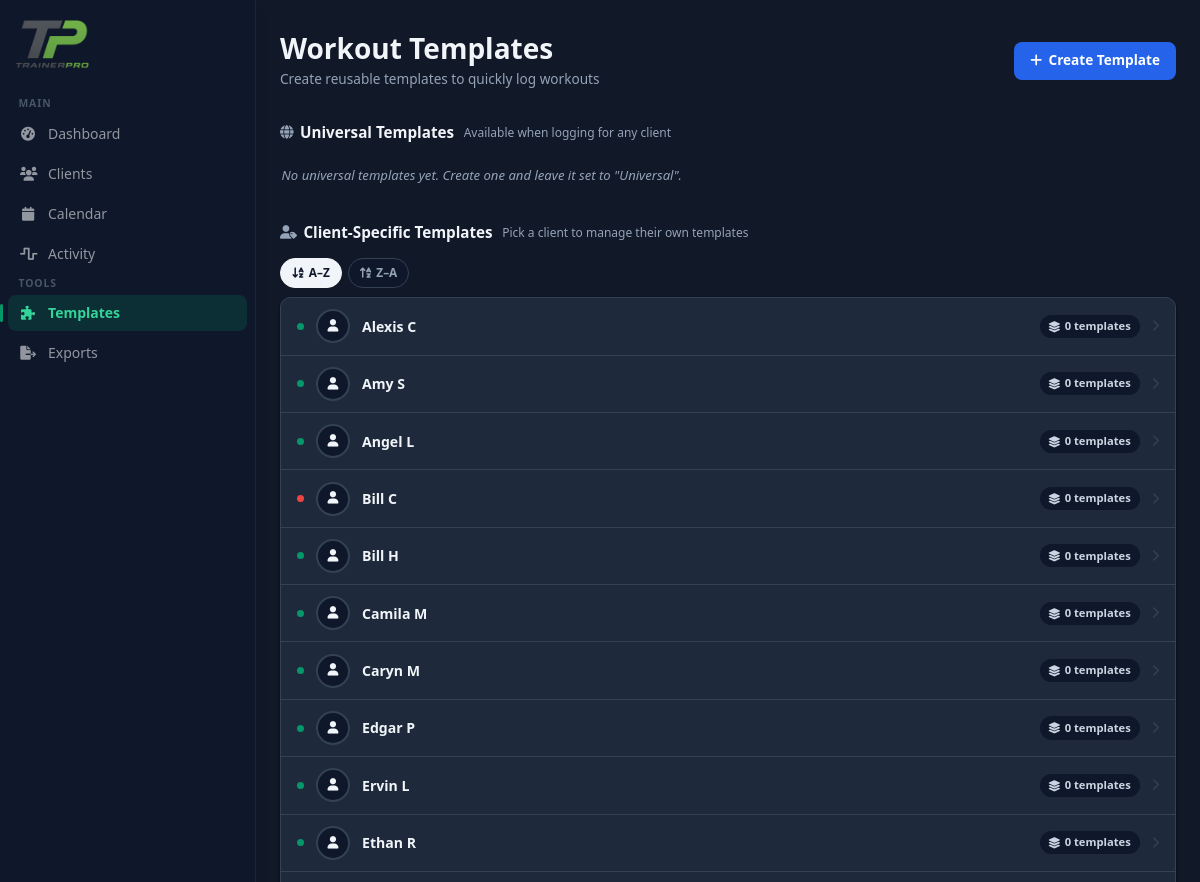
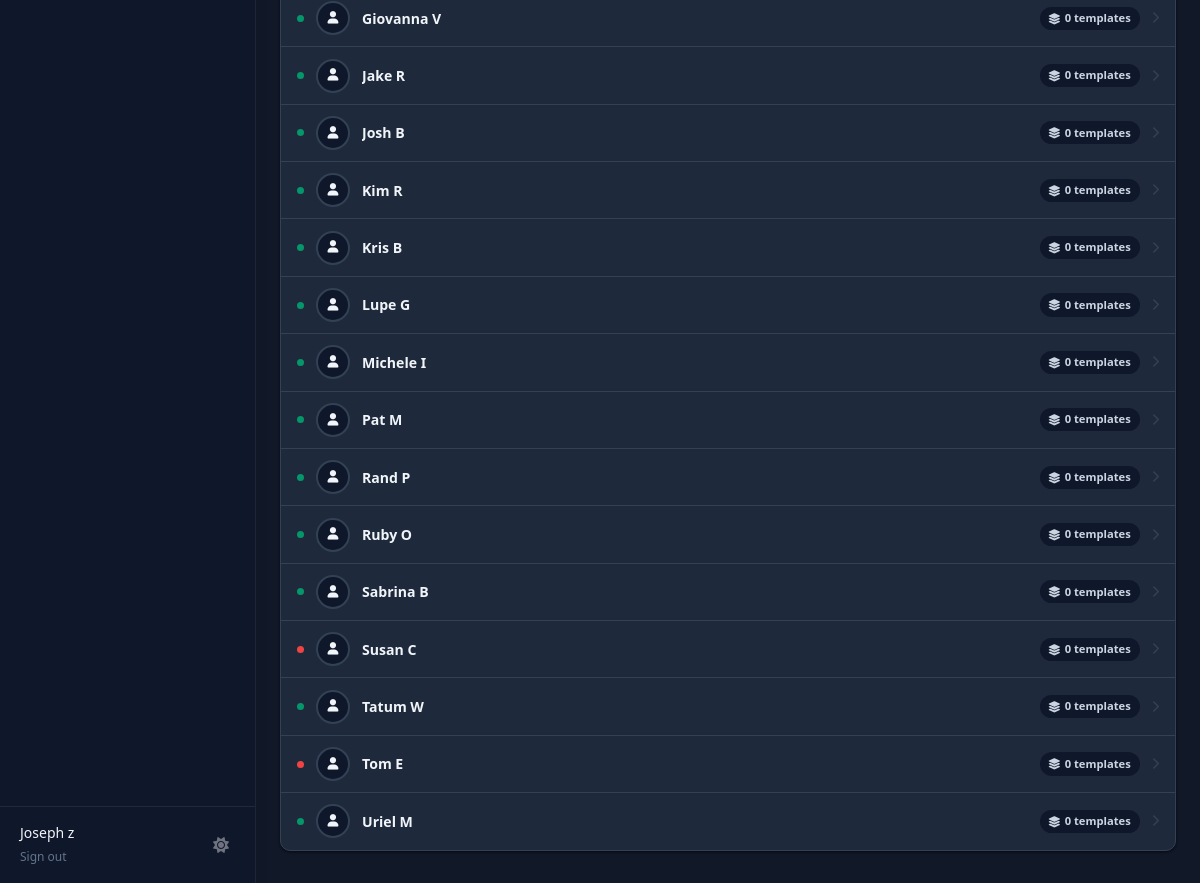
/templates (signed in), run on an earlier commit of the app's database (2 pictures, top to bottom).
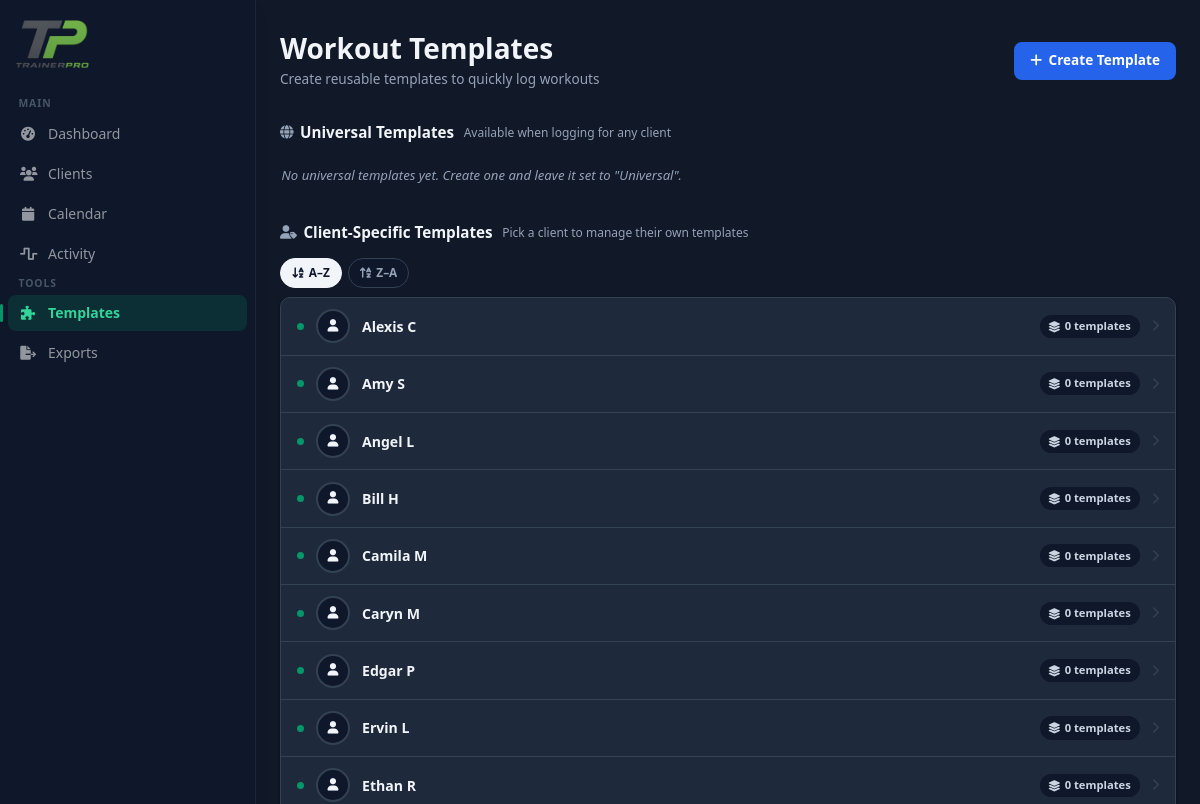
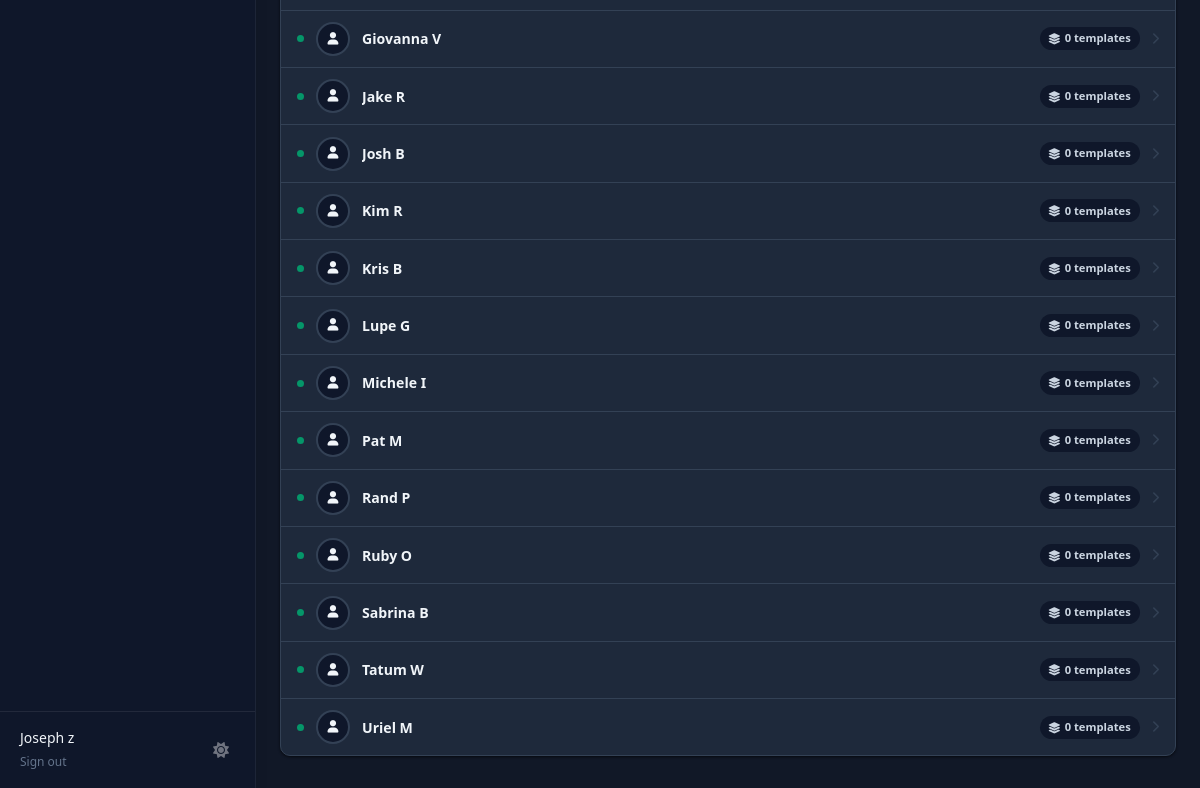
And on a later commit of the database (2 pictures, top to bottom).
### tables this page shows
CREATE TABLE clients (
            id TEXT PRIMARY KEY,
            trainer_id TEXT NOT NULL,
            name TEXT NOT NULL,
            email TEXT,
            phone TEXT,
            age INTEGER,
            gender TEXT,
            weight REAL,
            height REAL,
            status TEXT DEFAULT 'active',
            notes TEXT,
            photo_url TEXT,
            created_at TIMESTAMP DEFAULT CURRENT_TIMESTAMP,
            FOREIGN KEY (trainer_id) REFERENCES users (id)
        );

### app.py (the view)
@app.route('/templates')
@login_required
def workout_templates():
    conn = get_db()
    universal_templates = conn.execute('''
        SELECT id, name, created_at, workout_type,
               (SELECT COUNT(*) FROM template_exercises WHERE template_id = workout_templates.id) as exercise_count
        FROM workout_templates
        WHERE trainer_id = ? AND client_id IS NULL
        ORDER BY created_at DESC
    ''', (session['user_id'],)).fetchall()
    clients = conn.execute('''
        SELECT c.id, c.name, c.status, c.photo_url,
               (SELECT COUNT(*) FROM workout_templates wt
                WHERE wt.client_id = c.id AND wt.trainer_id = ?) as template_count
        FROM clients c
        WHERE c.trainer_id = ?
        ORDER BY c.name COLLATE NOCASE
    ''', (session['user_id'], session['user_id'])).fetchall()
    conn.close()
    return render_template('dashboard/workout_templates.html',
                           universal_templates=universal_templates,
                           clients=clients)

### auth_utils.py (called while the page is built)
def login_required(f):
    @wraps(f)
    def decorated_function(*args, **kwargs):
        if 'user_id' not in session:
            return redirect(url_for('login'))
        return f(*args, **kwargs)
    return decorated_function

### db.py (called while the page is built)
def get_db():
    conn = sqlite3.connect(DB_PATH)
    conn.row_factory = sqlite3.Row
    return conn

### templates/dashboard/workout_templates.html (shortened to what this page needs)
{% extends "base.html" %}
{% block content %}
<div class="page-wrap">
  <div class="page-header">
    <div>
      <div class="page-title">Workout Templates</div>
      <div class="page-subtitle">Create reusable templates to quickly log workouts</div>
    </div>
    <button onclick="openCreateTemplateModal()" class="btn btn-primary">
      <i class="fas fa-plus"></i> Create Template
    </button>
  </div>
  <div class="section-heading">
    <span class="section-heading-title"><i class="fas fa-globe"></i> Universal Templates</span>
    <span class="section-heading-sub">Available when logging for any client</span>
  </div>
  {% if universal_templates %}
  <div class="templates-grid">
    {% for template in universal_templates %}
    <div class="template-card">
      <div class="template-accent {{ 'cardio' if template.workout_type == 'cardio' else '' }}"></div>
      <div class="template-body">
        <div class="template-card-header">
          <div class="template-name">
            {{ template.name }}
            {% if template.workout_type == 'cardio' %}<span class="template-type-badge cardio">Cardio</span>{% endif %}
          </div>
          <div class="template-action-btns">
            <button class="tmpl-icon-btn edit" onclick="editTemplate('{{ template.id }}')" title="Edit">
              <i class="fas fa-pen"></i>
            </button>
            <button class="tmpl-icon-btn delete" onclick="deleteTemplate('{{ template.id }}')" title="Delete">
              <i class="fas fa-trash"></i>
            </button>
          </div>
        </div>
        <div class="template-meta">{{ template.exercise_count }} exercise{{ 's' if template.exercise_count != 1 else '' }}</div>
        <button onclick="viewTemplate('{{ template.id }}')" class="view-btn">
          <i class="fas fa-eye"></i> View Details
        </button>
      </div>
    </div>
    {% endfor %}
  </div>
  {% else %}
  <div class="section-empty">No universal templates yet. Create one and leave it set to "Universal".</div>
  {% endif %}
  <div class="section-heading" style="margin-top:2rem;">
    <span class="section-heading-title"><i class="fas fa-user-tag"></i> Client-Specific Templates</span>
    <span class="section-heading-sub">Pick a client to manage their own templates</span>
  </div>
  {% if clients %}
  <div class="client-list-header">
    <div class="sort-toggle" id="clientSortToggle">
      <button type="button" class="sort-toggle-btn active" data-sort="az" onclick="setClientSort('az')">
        <i class="fas fa-sort-alpha-down"></i> A–Z
      </button>
      <button type="button" class="sort-toggle-btn" data-sort="za" onclick="setClientSort('za')">
        <i class="fas fa-sort-alpha-up"></i> Z–A
      </button>
    </div>
  </div>
  <div class="client-list" id="clientList">
    {% for client in clients %}
    <div class="client-row" data-name="{{ client.name|lower }}"
         onclick="window.location.href='{{ url_for('specific_workout_templates', client_id=client.id) }}'">
      <span class="row-status-dot
        {% if client.status == 'active' %}accent-active
        {% elif client.status == 'potential' %}accent-potential
        {% else %}accent-cancelled{% endif %}"></span>
      {% if client.photo_url %}
        <img src="{{ url_for('static', filename=client.photo_url) }}" alt="{{ client.name }}" class="client-avatar">
      {% else %}
        <div class="client-avatar-ph"><i class="fas fa-user"></i></div>
      {% endif %}
      <span class="row-name">{{ client.name }}</span>
      <span class="tmpl-count-badge">
        <i class="fas fa-layer-group"></i>
        {{ client.template_count }} template{{ 's' if client.template_count != 1 else '' }}
      </span>
      <i class="fas fa-chevron-right row-chevron"></i>
    </div>
    {% endfor %}
  </div>
  {% else %}
  <div class="section-empty">No clients yet. Add a client to create templates just for them.</div>
  {% endif %}
</div>
{% endblock %}

### templates/base.html (shortened to what this page needs)
<!DOCTYPE html>
<html lang="en">
<head>
    <script src="https://cdn.tailwindcss.com"></script>
    <link rel="stylesheet" href="https://cdnjs.cloudflare.com/ajax/libs/font-awesome/6.0.0/css/all.min.css">
</head>
<body class="bg-gray-50 dark:bg-gray-900">
    {% if session.user_id %}
    <div class="hidden lg:fixed lg:inset-y-0 lg:flex lg:w-64 lg:flex-col">
        <div class="sidebar-inner flex min-h-0 flex-1 flex-col shadow-lg">
            <div class="flex flex-1 flex-col pt-5 pb-4 overflow-y-auto">
                <div class="flex items-center gap-2 flex-shrink-0 px-4 mb-3">
                    <img src="{{ url_for('static', filename='trainerprologo2.png') }}" alt="TrainerPro" class="sidebar-logo-img">
                </div>
                <nav class="mt-2 flex-1 px-2 space-y-1">
                    <p class="sidebar-section-label mt-2 mb-1">Main</p>
                    <a href="{{ url_for('dashboard') }}"
                       class="sidebar-link group flex items-center px-3 py-2 text-sm font-medium text-gray-700 {% if request.endpoint == 'dashboard' %}active{% endif %}">
                        <i class="fas fa-tachometer-alt mr-3 w-4 text-center"></i>Dashboard
                    </a>
                    <a href="{{ url_for('clients') }}"
                       class="sidebar-link group flex items-center px-3 py-2 text-sm font-medium text-gray-700 {% if request.endpoint in ['clients','client_detail','new_client','edit_client'] %}active{% endif %}">
                        <i class="fas fa-users mr-3 w-4 text-center"></i>Clients
                    </a>
                    <a href="{{ url_for('calendar') }}"
                       class="sidebar-link group flex items-center px-3 py-2 text-sm font-medium text-gray-700 {% if request.endpoint == 'calendar' %}active{% endif %}">
                        <i class="fas fa-calendar mr-3 w-4 text-center"></i>Calendar
                    </a>
                    <a href="{{ url_for('activity_stream') }}"
                       class="sidebar-link group flex items-center px-3 py-2 text-sm font-medium text-gray-700 {% if request.endpoint == 'activity_stream' %}active{% endif %}">
                        <i class="fas fa-wave-square mr-3 w-4 text-center"></i>Activity
                    </a>
                    <p class="sidebar-section-label mt-4 mb-1">Tools</p>
                    <a href="{{ url_for('workout_templates') }}"
                       class="sidebar-link group flex items-center px-3 py-2 text-sm font-medium text-gray-700 {% if request.endpoint == 'workout_templates' %}active{% endif %}">
                        <i class="fas fa-puzzle-piece mr-3 w-4 text-center"></i>Templates
                    </a>
                    <a href="{{ url_for('exports') }}"
                       class="sidebar-link group flex items-center px-3 py-2 text-sm font-medium text-gray-700 {% if request.endpoint == 'exports' %}active{% endif %}">
                        <i class="fas fa-file-export mr-3 w-4 text-center"></i>Exports
                    </a>
                </nav>
            </div>
            <div class="sidebar-footer flex-shrink-0 flex border-t border-gray-200 p-4">
                <div class="flex items-center justify-between w-full">
                    <div class="ml-1">
                        <p class="text-sm font-medium user-name">{{ session.user_name }}</p>
                        <a href="{{ url_for('logout') }}" class="sign-out-link text-xs">Sign out</a>
                    </div>
                    <button type="button" class="theme-toggle js-theme-toggle" aria-label="Toggle dark mode" title="Toggle dark mode">
                        <i class="fas fa-sun"></i>
                    </button>
                </div>
            </div>
        </div>
    </div>
    <div class="lg:pl-64 flex flex-col flex-1">
        <main class="flex-1">
            {% endif %}
            {% block content %}{% endblock %}
            {% if session.user_id %}
        </main>
    </div>
    {% endif %}
</body>
</html>

### templates/base.html (style rules this page uses)
html.dark { --navy: #F1F5F9; --slate-600: #CBD5E1; --slate-400: #94A3B8; --slate-300: #64748B; --slate-200: #334155; --slate-100: #1E293B; --slate-50: #0F172A; --emerald-light: #064E3B; --emerald-text: #6EE7B7; --blue-light: #1E3A5F; --blue-mid: #1D4ED8; --red-light: #4C1D24; --red-mid: #7F1D1D; --red-text: #FCA5A5; --amber-light: #422E0B; --amber-text: #FCD34D; --green-light: #064E3B; --green-mid: #065F46; --green-text: #6EE7B7; --shadow-sm: 0 1px 3px rgba(0,0,0,0.4), 0 1px 2px rgba(0,0,0,0.3); color-scheme: dark; }
html.dark body { background: var(--slate-50); }
html.dark .card, html.dark .modal-box, html.dark .filter-card, html.dark .client-card, html.dark .workout-card, html.dark .template-card, html.dark .view-exercise-card, html.dark .session-card, html.dark .entry-card, html.dark .cal-card, html.dark .week-nav, html.dark .back-btn, html.dark .back-link, html.dark .btn-ghost, html.dark .filter-pill, html.dark .tag-toggle-btn, html.dark .toggle-btn, html.dark .option-item, html.dark .search-input, html.dark .form-input, html.dark .form-select, html.dark .form-textarea, html.dark .set-input, html.dark .filter-input, html.dark .filter-select, html.dark .exercise-row, html.dark .prompt-block, html.dark .copy-prompt-btn, html.dark .exercise-suggestions, html.dark .client-avatar-ph { background: #1E293B; color: var(--navy); border-color: var(--slate-200); }
.theme-toggle { display: flex; align-items: center; justify-content: center; width: 36px; height: 36px; border-radius: 8px; background: transparent; border: none; cursor: pointer; color: var(--slate-400, #94A3B8); transition: background 0.15s, color 0.15s; }
.theme-toggle .fa-sun { display: none; }
html.dark .theme-toggle .fa-sun { display: inline; }
.sidebar-inner { background: white; border-right: 1px solid #E2E8F0; }
.sidebar-logo-img { height: 48px; width: auto; display: block; }
.sidebar-section-label { font-size: 0.65rem; font-weight: 700; text-transform: uppercase; letter-spacing: 0.09em; color: #94A3B8; padding: 0 0.65rem; margin-bottom: 0.4rem; }
.sidebar-link { position: relative; border-radius: 8px; font-weight: 500; transition: background 0.13s, color 0.13s; }
.sidebar-link i { transition: color 0.13s; }
.sidebar-link.active::before { content: ''; position: absolute; left: -0.5rem; top: 50%; transform: translateY(-50%); width: 3px; height: 18px; background: #059669; border-radius: 99px; }
.sidebar-link.active { background: #ECFDF5; color: #047857 !important; font-weight: 600; }
.sidebar-link.active i { color: #059669; }
html.dark .sidebar-inner { background: #0F172A !important; border-right-color: rgba(255,255,255,0.06); }
html.dark .sidebar-section-label { color: #475569; }
html.dark .sidebar-inner .sidebar-link { color: rgba(255,255,255,0.55) !important; }
html.dark .sidebar-inner .sidebar-link.active { background: rgba(5,150,105,0.18) !important; color: #34D399 !important; }
html.dark .sidebar-inner .sidebar-link.active i { color: #34D399; }
html.dark .sidebar-inner .sidebar-footer { border-top-color: rgba(255,255,255,0.08) !important; }
html.dark .sidebar-inner .sidebar-footer .user-name { color: #F1F5F9 !important; }
html.dark .sidebar-inner .sidebar-footer .sign-out-link { color: #64748B !important; }
html.dark .sidebar-inner .theme-toggle { color: rgba(255,255,255,0.4); }

What changed in the data, as far as the page shows it:
removed clients: name "Bill C", template_count "0", template_count "s"
removed clients: name "Susan C", template_count "0", template_count "s"
removed clients: name "Tom E", template_count "0", template_count "s"
